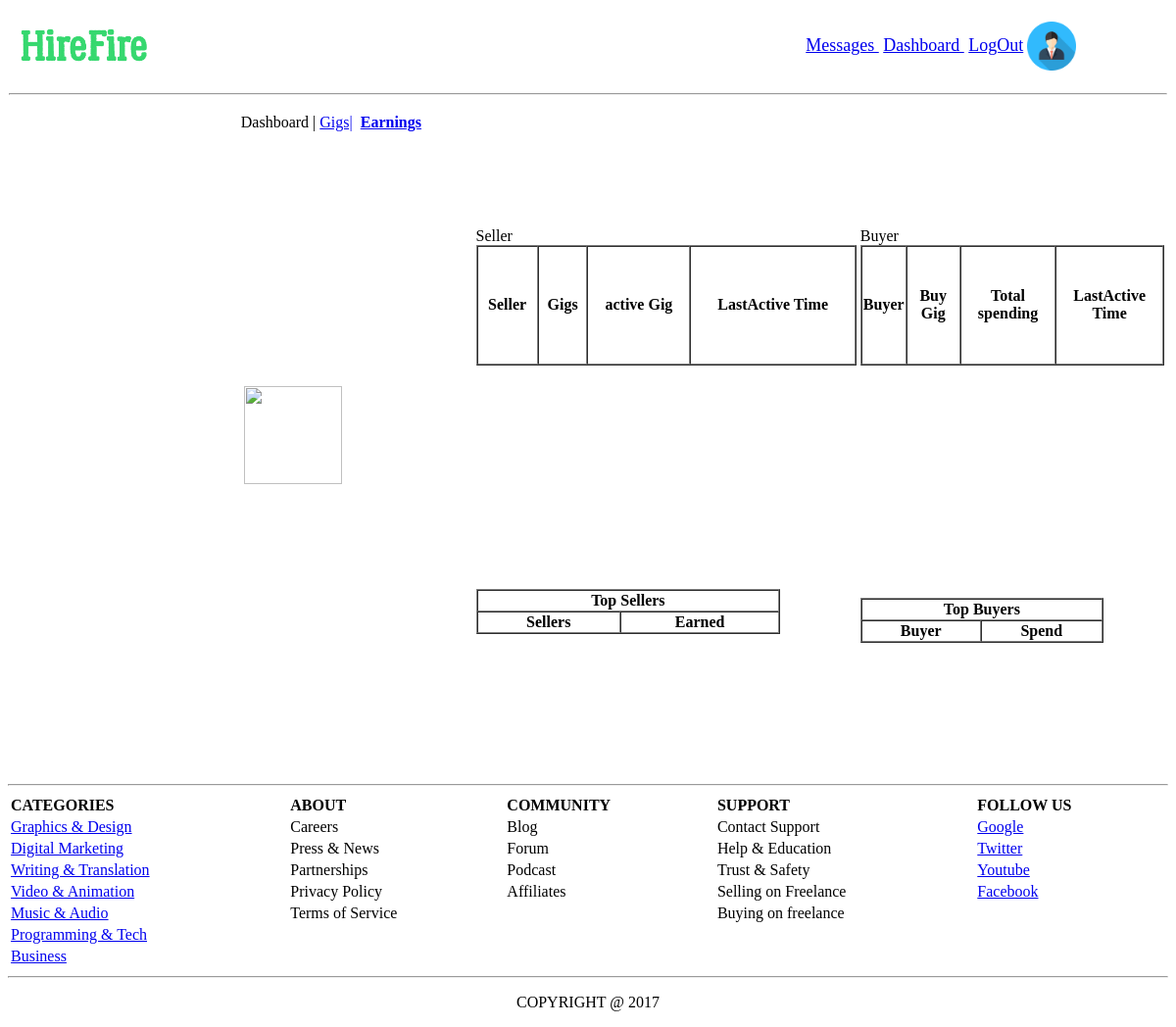
The app's page /HireFire/App/Admin/admin.php (signed in), older data.
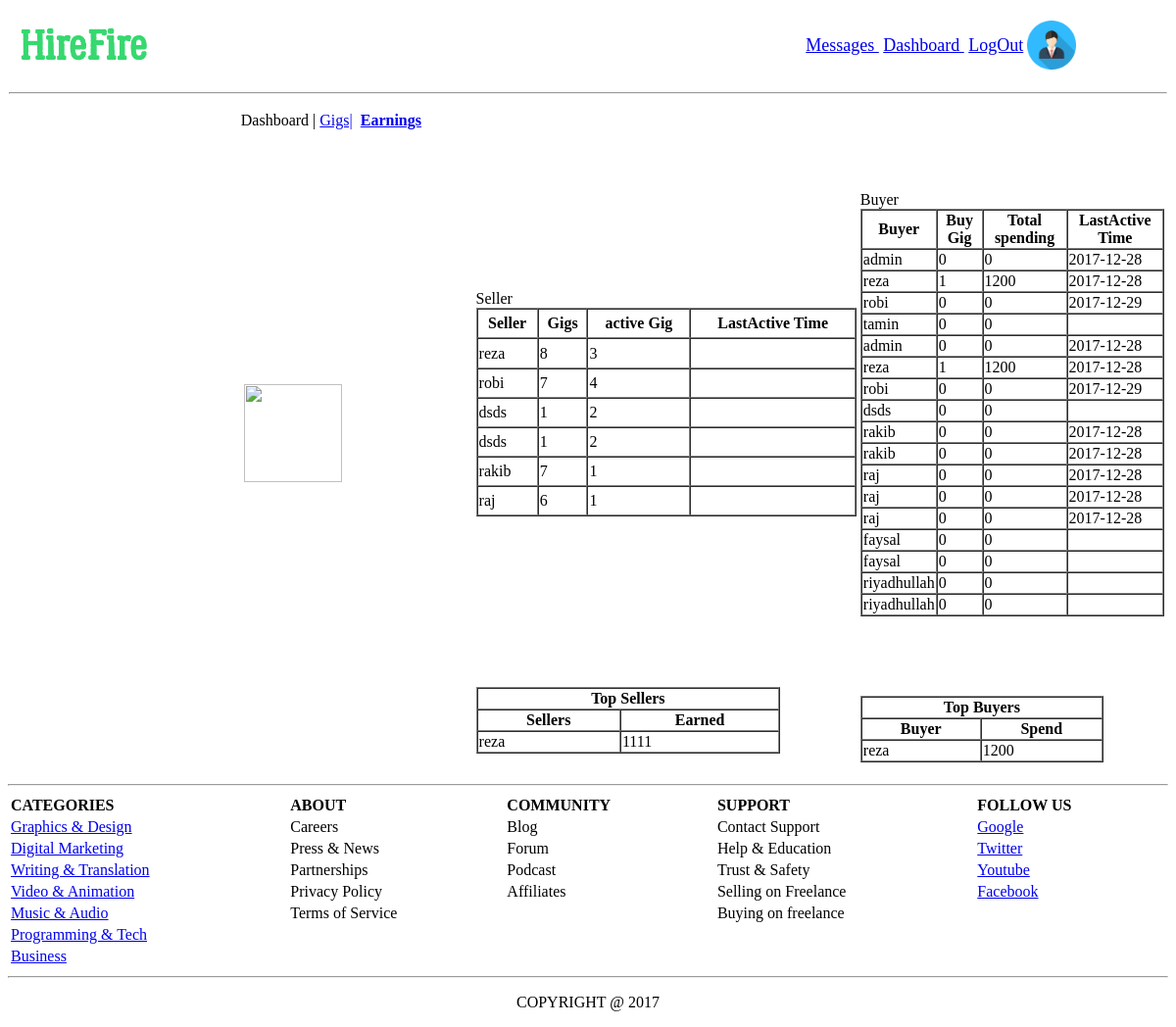
The same page, newer data.
### tables this page shows
CREATE TABLE `sellers` (
  `uName` varchar(20) NOT NULL,
  `accountNo` int(15) NOT NULL,
  `joiningDate` date NOT NULL,
  `description` varchar(500) NOT NULL,
  `expertLevel` int(2) NOT NULL,
  `address` varchar(20) NOT NULL,
  `sellerId` int(11) NOT NULL,
  `country` varchar(40) NOT NULL,
  `bankName` varchar(30) NOT NULL,
  `postalCode` int(20) NOT NULL,
  `number` int(30) NOT NULL,
  `workingHour` int(20) NOT NULL
);

CREATE TABLE `buyers` (
  `uName` varchar(20) NOT NULL,
  `language` varchar(10) NOT NULL,
  `Name` varchar(20) NOT NULL,
  `buyerId` int(2) NOT NULL
);

CREATE TABLE `lastactivetime` (
  `id` int(11) NOT NULL,
  `uName` varchar(30) NOT NULL,
  `activeDate` date NOT NULL
);

CREATE TABLE `spending` (
  `spendingId` int(30) NOT NULL,
  `uName` varchar(20) NOT NULL,
  `totalSpend` int(11) NOT NULL,
  `lastmonthSpend` int(11) NOT NULL
);

CREATE TABLE `earning` (
  `uName` varchar(30) NOT NULL,
  `totalEarning` int(11) NOT NULL,
  `eId` int(11) NOT NULL
);

### HireFire/data/data_access.php (called while the page is built, shortened)
<?php
    $host="localhost";
    $user="root";
    $pass="";
    $dbname="hirefire_db";
    $port=3306;
    function executeSQL($sql){
        global $host, $user, $pass, $dbname, $port;
        $link=mysqli_connect($host, $user, $pass, $dbname, $port);
        $result = mysqli_query($link,$sql);
        return $result;
    }
?>

### HireFire/data/person_data_access(reza).php (called while the page is built, shortened)
<?php require_once "data_access.php";?>
<?php
	function buyTotalGig($sName)
	{
		$sql = "SELECT * FROM spending WHERE uName LIKE '$sName'";
		 $result = executeSQL($sql);
		 $count=0;
		for($i=0; $row = mysqli_fetch_assoc($result); ++$i){
                $count++;
			}
		return $count;
	}
	function spendingTodb($sName)
	{
		$sql = "SELECT * FROM spending WHERE uName LIKE '$sName'";
		 $result = executeSQL($sql);
		 $person = mysqli_fetch_assoc($result);
		return $person;
	}
	function getlastactiveToDb($sName)
	{
		 $sql = "SELECT * FROM lastActiveTime WHERE uName LIKE '$sName'";
		 $result = executeSQL($sql);
		 $person = mysqli_fetch_assoc($result);
		return $person;
	}
	function getactivegigToDb($key)
	{
		$uname=$key;
		$sql = "SELECT * FROM orders WHERE sName LIKE '$uname' and status LIKE 'active' ";
		$result = executeSQL($sql);
		$persons = array();
			for($i=0; $row = mysqli_fetch_assoc($result); ++$i){
				$persons[$i] = $row;
			}
		return ++$i;
	}
	function getsellerFromDb()
	{
		 $sql = "SELECT * FROM sellers";
        $result = executeSQL($sql);
        $persons = array();
        for($i=0; $row=mysqli_fetch_assoc($result); ++$i){
            $persons[$i] = $row;
        }
        return $persons;
	}
	function getTopsellerFromDb()
	{
		 $sql = "SELECT * FROM earning order by totalEarning DESC";
        $result = executeSQL($sql);
        $persons = array();
        for($i=0; $row=mysqli_fetch_assoc($result); ++$i){
            $persons[$i] = $row;
        }
        return $persons;
	}
	function getTopbuyerFromDb()
	{
		 $sql = "SELECT * FROM spending order by totalSpend DESC";
        $result = executeSQL($sql);
        $persons = array();
        for($i=0; $row=mysqli_fetch_assoc($result); ++$i){
            $persons[$i] = $row;
        }
        return $persons;
	}
	function getBuyerName()
	{
		$sql = "SELECT * FROM buyers";
        $result = executeSQL($sql);
        $persons = array();
        for($i=0; $row=mysqli_fetch_assoc($result); ++$i){
            $persons[$i] = $row;
        }
        return $persons;
	}
	function getallgigFromDb($key)
	{
		$uname=$key;
		$sql = "SELECT * FROM gigs WHERE uName LIKE '$uname' ";
		$result = executeSQL($sql);
		$persons = array();
			for($i=0; $row = mysqli_fetch_assoc($result); ++$i){
				$persons[$i] = $row;
			}
		return ++$i;
	}
?>

### HireFire/service/person_service(reza).php (called while the page is built, shortened)
<?php
	 function getTopseller(){
        return getTopsellerFromDb();
    }
	function getTopbuyer(){
        return getTopbuyerFromDb();
    }
?>

### HireFire/App/Admin/admin.php (the view, shortened to what the changed rows need)
<?php   session_start();
		require_once "../../service/person_service(reza).php";
?>
<?php
     $username = $_SESSION['username'];
?>
<html>
	<head>
	</head>
	<body>
	    <table border="0" width="100%" height="100%" cellspacing="0">
			<tr height="50%">
				<td width="70%" height="100%">
					<table border="0"  width="100%" height="100%">
						<tr>
							<td width="50%" >
								<table border="1" cellspacing="0" width="100%" height="40%">
									<tr>
										<th>Seller</th>
										 <th>Gigs</th>
										 <th>active Gig</th>
										 <th>LastActive Time</th>
									</tr>
									<?php
										 $persons=getsellerFromDb();
										foreach ($persons as $value)
										{
										   $seller=$value['uName'];
										   $totalgig=getallgigFromDb($seller);
										   $activegig=getactivegigToDb($seller);
										   $lastactivetime=getlastactiveToDb($username);
										   $date=$lastactivetime['activeDate'];
											echo "<tr>";
											echo "<td >$seller</td><td>$totalgig</td><td>$activegig</td><td>$date</td>";
											echo "</tr>";
										}
									?>
								</table>
							</td>
							<td >
								<table border="1" cellspacing="0" width="100%" height="40%">
									<tr>
										<th>Buyer</th>
										 <th>Buy Gig</th>
										 <th>Total spending</th>
										 <th>LastActive Time</th>
									</tr>
									<?php
										 $persons=getBuyerName();
										foreach ($persons as $value)
										{
											$buyer=$value['uName'];
											$gig=buyTotalGig($buyer);
											$spending=spendingTodb($buyer);
											$spend=(int)$spending['totalSpend'];
										   $lastactivetime=getlastactiveToDb($buyer);
										   $date=$lastactivetime['activeDate'];
											echo "<tr>";
											echo "<td>$buyer</td><td>$gig</td><td>$spend</td><td>$date</td>";
											echo "</tr>";
										}
									?>
								</table>
							</td>
						</tr>
						<tr>
						    <td>
								<table border="1" cellspacing="0" width="80%" >
									<th colspan="3">Top Sellers</th>
										<tr>
											<th>Sellers</th>
											<th>Earned</th>
										</tr>
									<?php
										 $persons=getTopseller();
										$j=0;
										if(count($persons)>5)
										{
											$j=5;
										}
										else
										{
											$j=count($persons);
										}
										for($i=0;$i<$j;$i++)
										{
										   $seller=$persons[$i]['uName'];
										   $totalEarninger=$persons[$i]['totalEarning'];
											echo "<tr>";
											echo "<td >$seller</td><td>$totalEarninger</td>";
											echo "</tr>";
										}
									?>
								</table>
							</td>
								<td width="40%">
								    <br/>
									<table border="1" cellspacing="0" width="80%">
										<th colspan="3">Top Buyers</th>
											<tr>
												<th>Buyer</th>
												<th>Spend</th>
											</tr>
											<?php
										 $persons=getTopbuyer();
										$j=0;
										if(count($persons)>5)
										{
											$j=5;
										}
										else
										{
											$j=count($persons);
										}
										for($i=0;$i<$j;$i++)
										{
										   $buyer=$persons[$i]['uName'];
										   $totalSpend=$persons[$i]['totalSpend'];
											echo "<tr>";
											echo "<td >$buyer</td><td>$totalSpend</td>";
											echo "</tr>";
										}
									?>
									</table>
								</td>
						</tr>
					</table>
				</td>
		    </tr>
		</table>
			<tr colspan="3" height="20%">
			    <table border="0" width="100%">
					    <tr>
					      <th align="left">CATEGORIES</th>
					   <th align="left">ABOUT</th>
					   <th align="left">COMMUNITY</th>
					   <th align="left">SUPPORT</th>
					   <th align="left">FOLLOW US</th>
				   </tr>
				</table>
			</tr>
	</body>
</html>

Row changes from the older to the newer data that the page shows:
added sellers: uName "reza", totalgig "8", activegig "3"
added sellers: uName "robi", totalgig "7", activegig "4"
added sellers: uName "dsds", totalgig "1", activegig "2"
added sellers: uName "dsds", totalgig "1", activegig "2"
added sellers: uName "rakib", totalgig "7", activegig "1"
added sellers: uName "raj", totalgig "6", activegig "1"
added buyers: uName "admin", gig "0", spend "0", lastactivetime.activeDate "2017-12-28"
added buyers: uName "reza", gig "1", spending.totalSpend "1200", lastactivetime.activeDate "2017-12-28"
added buyers: uName "robi", gig "0", spend "0", lastactivetime.activeDate "2017-12-29"
added buyers: uName "tamin", gig "0", spend "0"
added buyers: uName "admin", gig "0", spend "0", lastactivetime.activeDate "2017-12-28"
added buyers: uName "reza", gig "1", spending.totalSpend "1200", lastactivetime.activeDate "2017-12-28"
added buyers: uName "robi", gig "0", spend "0", lastactivetime.activeDate "2017-12-29"
added buyers: uName "dsds", gig "0", spend "0"
added buyers: uName "rakib", gig "0", spend "0", lastactivetime.activeDate "2017-12-28"
added buyers: uName "rakib", gig "0", spend "0", lastactivetime.activeDate "2017-12-28"
added buyers: uName "raj", gig "0", spend "0", lastactivetime.activeDate "2017-12-28"
added buyers: uName "raj", gig "0", spend "0", lastactivetime.activeDate "2017-12-28"
added buyers: uName "raj", gig "0", spend "0", lastactivetime.activeDate "2017-12-28"
added buyers: uName "faysal", gig "0", spend "0"
added buyers: uName "faysal", gig "0", spend "0"
added buyers: uName "riyadhullah", gig "0", spend "0"
added buyers: uName "riyadhullah", gig "0", spend "0"
added earning: uName "reza", totalEarning "1111"
added spending: uName "reza", totalSpend "1200"
